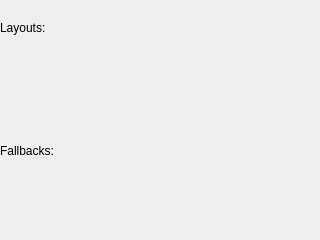
<?xml version="1.0" encoding="UTF-8"?>
<ui version="4.0">
 <class>RootLayoutsEditor</class>
 <widget class="QWidget" name="RootLayoutsEditor">
  <property name="geometry">
   <rect>
    <x>0</x>
    <y>0</y>
    <width>320</width>
    <height>240</height>
   </rect>
  </property>
  <layout class="QVBoxLayout" name="main_layout">
   <property name="leftMargin">
    <number>0</number>
   </property>
   <property name="topMargin">
    <number>0</number>
   </property>
   <property name="rightMargin">
    <number>0</number>
   </property>
   <property name="bottomMargin">
    <number>0</number>
   </property>
   <item>
    <widget class="QLabel" name="layouts_label">
     <property name="text">
      <string>Layouts:</string>
     </property>
     <property name="buddy">
      <cstring>layouts_editor</cstring>
     </property>
    </widget>
   </item>
   <item>
    <widget class="StringMapEditor" name="layouts_editor">
     <property name="toolTip">
      <string>Where a record of each type lives under the root: a path template, with / between levels, or * to keep the record's current name at the root's top. The type * stands for every type not named. A type with no row, and no * row, cannot be moved here.</string>
     </property>
    </widget>
   </item>
   <item>
    <widget class="QLabel" name="fallbacks_label">
     <property name="text">
      <string>Fallbacks:</string>
     </property>
     <property name="buddy">
      <cstring>fallbacks_editor</cstring>
     </property>
    </widget>
   </item>
   <item>
    <widget class="StringMapEditor" name="fallbacks_editor">
     <property name="toolTip">
      <string>What a placeholder of a layout becomes when a record leaves it empty, outside an optional group. With no fallback, an empty placeholder keeps the record from this root.</string>
     </property>
    </widget>
   </item>
  </layout>
 </widget>
 <customwidgets>
  <customwidget>
   <class>StringMapEditor</class>
   <extends>QWidget</extends>
   <header>rehuco_agent.rehuco.string_map_editor</header>
  </customwidget>
 </customwidgets>
 <resources/>
 <connections/>
</ui>
